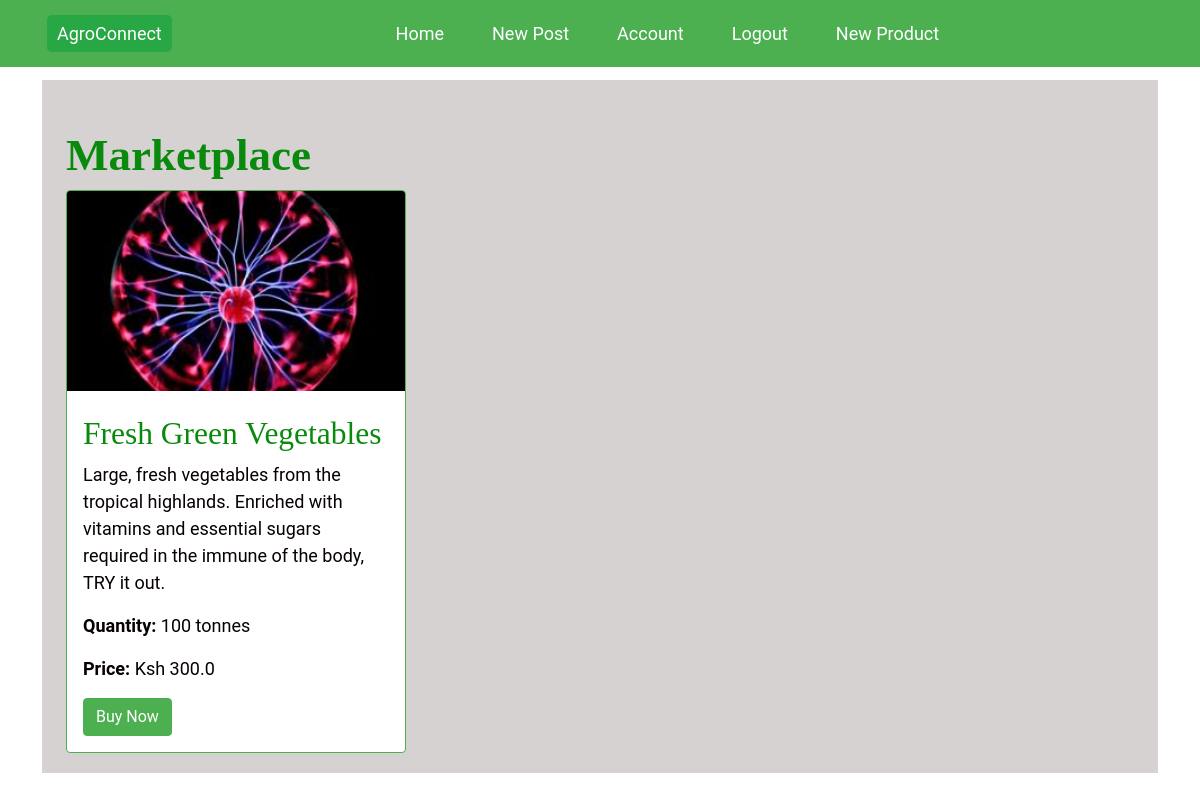
/market (signed in), run on an earlier commit of the app's database.
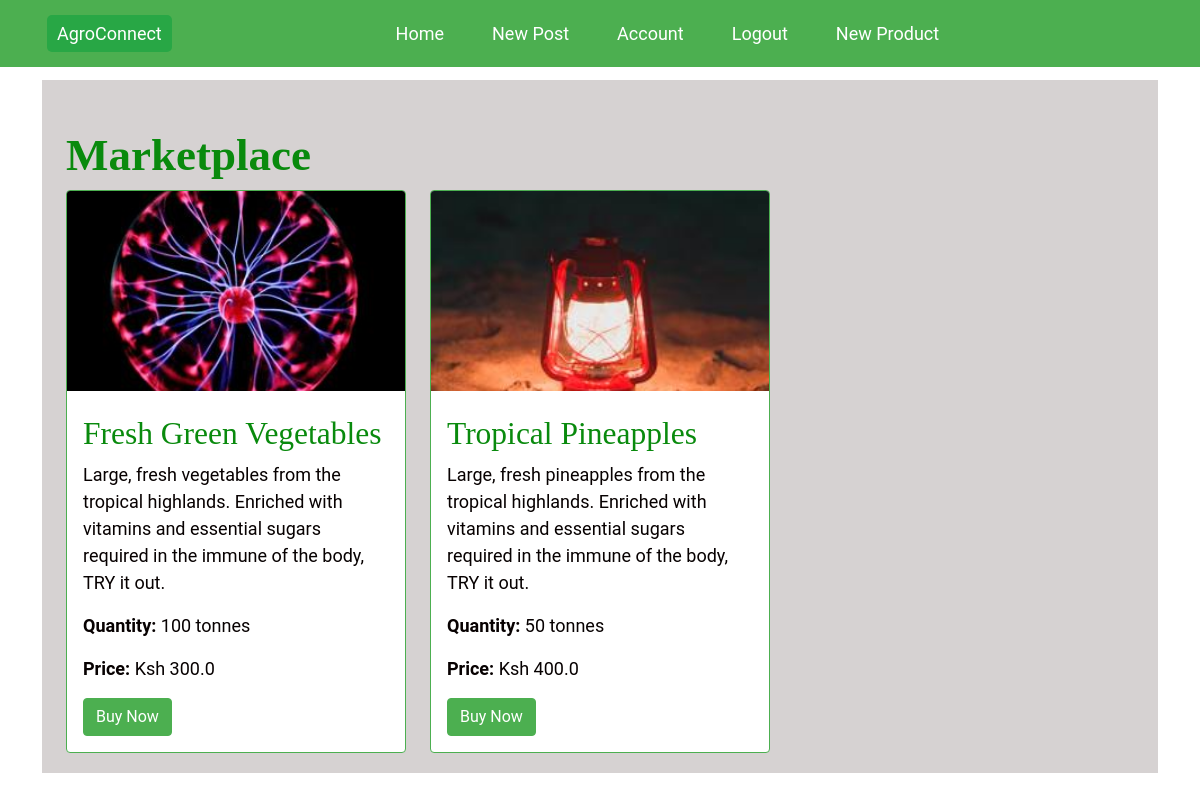
And on a later commit of the database.
### farmblog/models.py (models this page shows, shortened)
class Products(db.Model):
    id = db.Column(db.Integer, primary_key=True)
    name = db.Column(db.String(50), nullable=False)
    quantity = db.Column(db.String, nullable=False)
    new_quantity = db.Column(db.String, nullable=True)
    description = db.Column(db.Text, nullable=False)
    price = db.Column(db.Float, nullable=False)
    new_price = db.Column(db.Float, nullable=True)
    f_image = db.Column(db.String(200), nullable=True)
    date_posted = db.Column(db.DateTime, default=datetime.utcnow)
    user_id = db.Column(db.Integer, db.ForeignKey('user.id'), nullable=False)

### farmblog/routes.py (the view)
@app.route("/market")
@login_required
def market():
    products = Products.query.all()  # Fetching all products
    return render_template('marketplace.html', title='Market', products=products)

### farmblog/models.py (called while the page is built)
@login_manager.user_loader
def Load_user(user_id):
    return User.query.get(int(user_id))

### farmblog/templates/marketplace.html (shortened to what this page needs)
{% extends "layout.html" %}
{% block content %}
<div class="container mt-5 pt-5">
    <h1>Marketplace</h1>
    {% if products %}
        <form method="POST" enctype="multipart/form-data">
            <div class="row">
                {% for product in products %}
                    <div class="col-md-4">
                        <div class="card product-card">
                            <h4><img class="card-img-top" src="{{ url_for('static', filename='uploads/' + product.f_image) }}" alt="{{ product.name }}"></h4>
                            <div class="card-body">
                                <h4 class="card-title">{{ product.name }}</h4>
                                <p class="card-text">{{ product.description }}</p>
                                <p class="card-text"><strong>Quantity:</strong> {{ product.quantity }}</p>
                                <p class="card-text"><strong>Price:</strong> Ksh {{ product.price }}</p>
                                <a href="{{ url_for('product_details', product_id=product.id) }}" class="btn btn-primary">Buy Now</a>
                            </div>
                        </div>
                    </div>
                {% endfor %}
            </div>
        </form>
    {% else %}
        <p>No products available at the moment.</p>
    {% endif %}
</div>
{% endblock %}

### farmblog/templates/layout.html (shortened to what this page needs)
<!DOCTYPE html>
<html lang="en">
<head>
    <link rel="stylesheet" href="https://cdn.jsdelivr.net/npm/bootstrap@5.1.3/dist/css/bootstrap.min.css">
    <link rel="stylesheet" href="{{ url_for('static', filename='main.css') }}">
</head>
<body style="background-image: url('{{ url_for('static', filename='images/cover2.jpg') }}'); background-size: cover; background-position: center;">
    <header class="site-header">
        <nav class="navbar navbar-expand-lg navbar-dark bg-steel fixed-top">
            <div class="container">
                <a href="{{ url_for('agroconnect') }}" class="button">AgroConnect</a>
                <div class="collapse navbar-collapse justify-content-center" id="navbarNav">
                    <div class="navbar-nav">
                        {% if current_user.is_authenticated %}
                        <a class="link-light px-4 text-decoration-none" href="{{ url_for('home') }}">Home</a>
                        <a class="link-light px-4 text-decoration-none" href="{{ url_for('add_post')}}">New Post</a>
                        <a class="link-light px-4 text-decoration-none" href="{{ url_for('account') }}">Account</a>
                        <a class="link-light px-4 text-decoration-none" href="{{ url_for('logout') }}">Logout</a>
                        <a class="link-light px-4 text-decoration-none" href="{{ url_for('add_product' )}}">New Product</a>
                        {% else %}
                            <a class="link-light px-4 text-decoration-none" href="{{ url_for('login' )}}">Login</a>
                        {% endif %}
                    </div>
                </div>
            </div>
        </nav>
    </header>
    <main role="main" class="container" style="margin-top: 80px;">
            <div class="flash-messages-container">
            </div>
        <div class="container content-overlay">
            {% block content %} {% endblock %}
        </div>
    </main>
</body>
</html>

### farmblog/static/main.css (style rules this page uses)
.content-overlay { position: relative; z-index: 1; animation: scaleUp 0.5s ease-in-out forwards; }
.content-overlay::before { content: ""; position: absolute; top: 0; left: 0; right: 0; bottom: 0; background-color: rgba(199, 194, 194, 0.729); z-index: -1; animation: scaleUp 0.5s ease-in-out forwards; }
.navbar { background-color: #4CAF50; color: #FFF; padding: 10px 0; animation: fadeIn 1s ease-in-out forwards; }
.navbar-nav a { position : relative; padding: 10px 20px; text-decoration: none; color: white; transition: color 0.3s ease; z-index: 1; }
.navbar-nav a::before { content: ''; position: absolute; top: 0; width: 0; height: 100%; bottom: 0; left: 0; background-color: rgb(15, 111, 37); z-index: -1; transition: width 0.3s ease; border-radius: 10px; }
.button { display: inline-block; padding: 5px 10px; margin: 5px; background-color: #28a745; color: white; text-decoration: none; border-radius: 5px; border: none; transition: background-color 0.3s; }
.product-card { border: 1px solid #4CAF50; margin-bottom: 20px; }
.product-card .btn-primary { background-color: #4CAF50; border-color: #4CAF50; }
h1, h2, h3, h4, h5, h6 { font-family: 'Roboto Slab', serif; color: #098a0d; }
h1 { font-size: 2.5em; font-weight: 700; }
h4 { font-size: 1.75em; font-weight: 300; }
.flash-messages-container { position: fixed; top: 50; left: 0; width: 100%; z-index: 9999; pointer-events: none; padding: 10px; }
.site-header { margin-bottom: 60px; }
.product-card img { width: 100%; height: 200px; object-fit: cover; }

What changed in the data, as far as the page shows it:
added Products: f_image (picture), name "Tropical Pineapples", description "Large, fresh pineapples from the tropical highlands. Enriched with vitamins and essential sugars required in the immune of the body, TRY it out.", quantity "50 tonnes", price "400.0"
